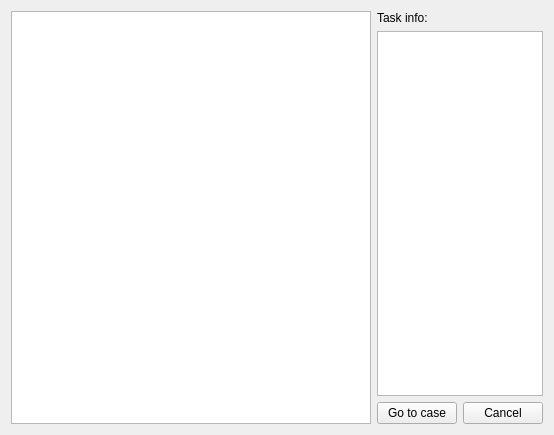
<?xml version="1.0" encoding="UTF-8"?>
<ui version="4.0">
 <comment>
********************************************************************************
**
** Copyright (c) 2017 The University of Notre Dame
** Copyright (c) 2017 The Regents of the University of California
**
** Redistribution and use in source and binary forms, with or without modification,
** are permitted provided that the following conditions are met:
**
** 1. Redistributions of source code must retain the above copyright notice, this 
** list of conditions and the following disclaimer.
**
** 2. Redistributions in binary form must reproduce the above copyright notice, this
** list of conditions and the following disclaimer in the documentation and/or other
** materials provided with the distribution.
**
** 3. Neither the name of the copyright holder nor the names of its contributors may
** be used to endorse or promote products derived from this software without specific
** prior written permission.
**
** THIS SOFTWARE IS PROVIDED BY THE COPYRIGHT HOLDERS AND CONTRIBUTORS &quot;AS IS&quot; AND ANY
** EXPRESS OR IMPLIED WARRANTIES, INCLUDING, BUT NOT LIMITED TO, THE IMPLIED WARRANTIES
** OF MERCHANTABILITY AND FITNESS FOR A PARTICULAR PURPOSE ARE DISCLAIMED. IN NO EVENT
** SHALL THE COPYRIGHT HOLDER OR CONTRIBUTORS BE LIABLE FOR ANY DIRECT, INDIRECT,
** INCIDENTAL, SPECIAL, EXEMPLARY, OR CONSEQUENTIAL DAMAGES (INCLUDING, BUT NOT LIMITED
** TO, PROCUREMENT OF SUBSTITUTE GOODS OR SERVICES; LOSS OF USE, DATA, OR PROFITS; OR
** BUSINESS INTERRUPTION) HOWEVER CAUSED AND ON ANY THEORY OF LIABILITY, WHETHER IN
** CONTRACT, STRICT LIABILITY, OR TORT (INCLUDING NEGLIGENCE OR OTHERWISE) ARISING
** IN ANY WAY OUT OF THE USE OF THIS SOFTWARE, EVEN IF ADVISED OF THE POSSIBILITY OF
** SUCH DAMAGE.
**
**********************************************************************************

// Contributors:
 </comment>
 <class>CWE_task_list</class>
 <widget class="QWidget" name="CWE_task_list">
  <property name="geometry">
   <rect>
    <x>0</x>
    <y>0</y>
    <width>554</width>
    <height>435</height>
   </rect>
  </property>
  <property name="windowTitle">
   <string>Form</string>
  </property>
  <layout class="QGridLayout" name="gridLayout">
   <item row="2" column="2">
    <widget class="QPushButton" name="btn_cancel">
     <property name="sizePolicy">
      <sizepolicy hsizetype="Minimum" vsizetype="Fixed">
       <horstretch>1</horstretch>
       <verstretch>0</verstretch>
      </sizepolicy>
     </property>
     <property name="text">
      <string>Cancel</string>
     </property>
    </widget>
   </item>
   <item row="1" column="1" colspan="2">
    <widget class="QTextBrowser" name="textBrowserTaskInfo">
     <property name="sizePolicy">
      <sizepolicy hsizetype="Expanding" vsizetype="Expanding">
       <horstretch>1</horstretch>
       <verstretch>0</verstretch>
      </sizepolicy>
     </property>
    </widget>
   </item>
   <item row="2" column="1">
    <widget class="QPushButton" name="btn_goToCase">
     <property name="sizePolicy">
      <sizepolicy hsizetype="Minimum" vsizetype="Fixed">
       <horstretch>1</horstretch>
       <verstretch>0</verstretch>
      </sizepolicy>
     </property>
     <property name="text">
      <string>Go to case</string>
     </property>
    </widget>
   </item>
   <item row="0" column="1">
    <widget class="QLabel" name="label">
     <property name="text">
      <string>Task info:</string>
     </property>
    </widget>
   </item>
   <item row="0" column="0" rowspan="3">
    <widget class="RemoteJobLister" name="jobListView">
     <property name="sizePolicy">
      <sizepolicy hsizetype="Expanding" vsizetype="Expanding">
       <horstretch>5</horstretch>
       <verstretch>0</verstretch>
      </sizepolicy>
     </property>
     <property name="contextMenuPolicy">
      <enum>Qt::CustomContextMenu</enum>
     </property>
     <property name="editTriggers">
      <set>QAbstractItemView::NoEditTriggers</set>
     </property>
    </widget>
   </item>
  </layout>
 </widget>
 <customwidgets>
  <customwidget>
   <class>RemoteJobLister</class>
   <extends>QListView</extends>
   <header>../AgaveExplorer/remoteFileOps/remotejoblister.h</header>
  </customwidget>
 </customwidgets>
 <resources/>
 <connections/>
</ui>
